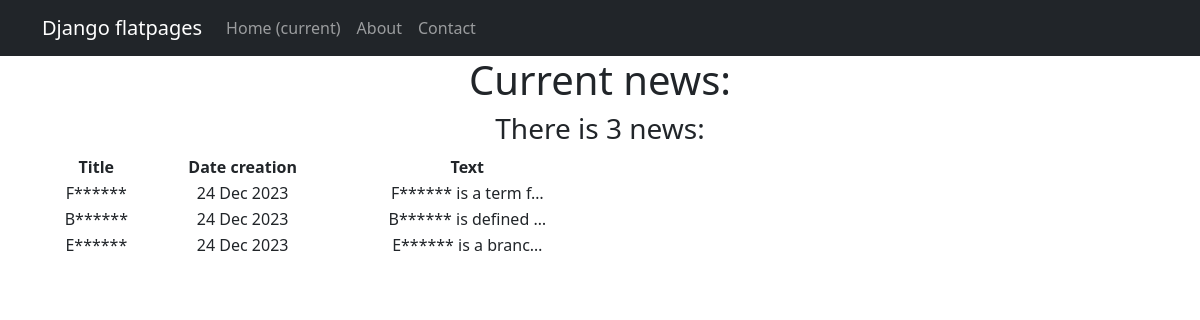
Page /news/ on the committed database.
### newapp/models.py (models this page shows, shortened)
class Post(models.Model):# содержать в себе статьи и новости, которые создают пользователи
    author = models.ForeignKey(Author, on_delete = models.CASCADE)# связь «один ко многим» с моделью Author;
    News = 'NW'# новость
    Article = 'AR'# статья
    CATEGORY_CHOICES = (
        (News, 'Новость'),
        (Article, 'Статья')
    )
    categoryType = models.CharField(max_length = 2, choices = CATEGORY_CHOICES, default = Article)# поле с выбором — «статья» или «новость»;
    dateCreation = models.DateTimeField(auto_now_add = True)# автоматически добавляемая дата и время создания;
    postCategory = models.ManyToManyField(Category, through= 'PostCategory')# связь «многие ко многим» с моделью Category (с дополнительной моделью PostCategory);
    title = models.CharField(max_length= 128) # заголовок статьи/новости;
    text = models.TextField() # текст статьи/новости;
    rating = models.SmallIntegerField(default=0)# рейтинг статьи/новости.

### newapp/views.py (the view)
# urls.py: path('', NewsList.as_view()),
class NewsList(ListView):
    model = Post
    ordering = '-dateCreation'
    template_name = 'news_list.html'
    context_object_name = 'news_list'
    def get_context_data(self, **kwargs):
        context = super().get_context_data(**kwargs)
        context['time_now'] = datetime.utcnow()
        return context

### newapp/templatetags/custom_filters.py (called while the page is built)
@register.filter()
def censor(value):
    for word in censor_list:
        value = value.replace(word[1:], '*' * len(word[1:])) #Строковый метод str.replace(old, new[, count]) вернет копию строки,
    return value # Возвращаемое функцией значение подставится в шаблон.

### newapp/templates/news_list.html (shortened to what this page needs)
{% extends 'flatpages/default.html' %}
{% load custom_filters %}
{% block content %}
<h1>Current news:</h1>
<h3>There is {{news_list|length}} news:</h3>
{% if news_list %}
    <table width="50%">
        <tr>
            <td> <b>Title </b> </td>
            <td> <b>Date creation</b> </td>
            <td> <b>Text</b> </td>
        </tr>
           {% for one_news in news_list %}
           <tr>
               <td>{{ one_news.title|censor }}</td>
               <td>{{ one_news.dateCreation|date:"d M Y"}}</td>
               <td>{{ one_news.text|truncatechars:20|censor}}</td>
           </tr>
           {% endfor %}
    </table>
{% else %}
       <h2>No current news!</h2>
{% endif %}
{% endblock content%}

### newapp/templates/flatpages/default.html (shortened to what this page needs)
<!DOCTYPE html>
<html lang="en">
    <head>
        {% load static %}
        <link href="{% static 'css/styles.css' %}" rel="stylesheet" />
    </head>
    <body>
<nav class="navbar navbar-expand-lg navbar-dark bg-dark static-top">
   <div class="container">
       <a class="navbar-brand" href="#">Django flatpages</a>
       <div class="collapse navbar-collapse" id="navbarResponsive">
           <ul class="navbar-nav ml-auto">
               <li class="nav-item active">
                   <a class="nav-link" href="#">Home
                       <span class="sr-only">(current)</span>
                   </a>
               </li>
               <li class="nav-item">
                   <a class="nav-link" href="/about/">About</a>
               </li>
               <li class="nav-item">
                   <a class="nav-link" href="/contacts/">Contact</a>
               </li>
           </ul>
       </div>
   </div>
</nav>
        <div class="container">
            <div class="row">
                <div class="col-lg-12 text-center">
                    {% block content %}{% endblock content %}
                </div>
            </div>
        </div>
    </body>
</html>

### rows in the picture
Post: title|censor "F******", dateCreation "24 Dec 2023", text|censor "F****** is a term f…"
Post: title|censor "B******", dateCreation "24 Dec 2023", text|censor "B****** is defined …"
Post: title|censor "E******", dateCreation "24 Dec 2023", text|censor "E****** is a branc…"

### other values in the picture
{{ news_list|length }} "3"
